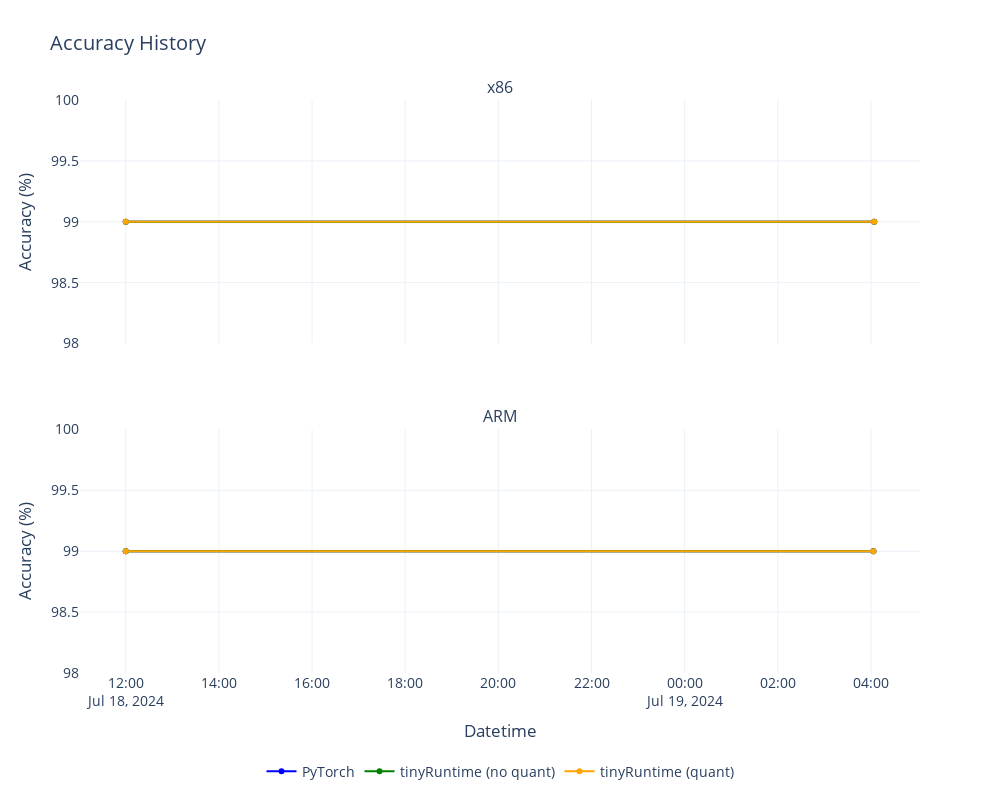

The code cell stored with this chart in its notebook:
### Code cell
#| label: fig-accuracy
#| fig-cap: "Accuracy"

plot_progress("Accuracy", "Accuracy (%)", "Accuracy")

### Figure 1 — Plotly figure (JSON) as saved in the notebook; plotly's stock layout.template omitted (floating-point values rounded to 4 significant figures)
{"data": [{"line": {"color": "blue"}, "mode": "lines+markers", "name": "PyTorch", "showlegend": true, "type": "scatter", "x": ["2024-07-18 12:00:00", "2024-07-19 04:04:12"], "xaxis": "x", "y": [99, 99], "yaxis": "y"}, {"line": {"color": "green"}, "mode": "lines+markers", "name": "tinyRuntime (no quant)", "showlegend": true, "type": "scatter", "x": ["2024-07-18 12:00:00", "2024-07-19 04:04:12"], "xaxis": "x", "y": [99, 99], "yaxis": "y"}, {"line": {"color": "orange"}, "mode": "lines+markers", "name": "tinyRuntime (quant)", "showlegend": true, "type": "scatter", "x": ["2024-07-18 12:00:00", "2024-07-19 04:04:12"], "xaxis": "x", "y": [99, 99], "yaxis": "y"}, {"line": {"color": "blue"}, "mode": "lines+markers", "name": "PyTorch", "showlegend": false, "type": "scatter", "x": ["2024-07-18 12:00:00", "2024-07-19 04:03:05"], "xaxis": "x2", "y": [99, 99], "yaxis": "y2"}, {"line": {"color": "green"}, "mode": "lines+markers", "name": "tinyRuntime (no quant)", "showlegend": false, "type": "scatter", "x": ["2024-07-18 12:00:00", "2024-07-19 04:03:05"], "xaxis": "x2", "y": [99, 99], "yaxis": "y2"}, {"line": {"color": "orange"}, "mode": "lines+markers", "name": "tinyRuntime (quant)", "showlegend": false, "type": "scatter", "x": ["2024-07-18 12:00:00", "2024-07-19 04:03:05"], "xaxis": "x2", "y": [99, 99], "yaxis": "y2"}], "layout": {"annotations": [{"font": {"size": 16}, "showarrow": false, "text": "x86", "x": 0.5, "xanchor": "center", "xref": "paper", "y": 1, "yanchor": "bottom", "yref": "paper"}, {"font": {"size": 16}, "showarrow": false, "text": "ARM", "x": 0.5, "xanchor": "center", "xref": "paper", "y": 0.425, "yanchor": "bottom", "yref": "paper"}], "font": {"size": 14}, "height": 800, "legend": {"itemclick": false, "itemdoubleclick": false, "orientation": "h", "x": 0.5, "xanchor": "center", "y": -0.2, "yanchor": "bottom"}, "margin": {"b": 50, "t": 100}, "showlegend": true, "title": {"text": "Accuracy History"}, "width": 1000, "xaxis": {"anchor": "y", "autorange": true, "domain": [0, 1], "matches": "x2", "range": ["2024-07-18 11:01:03.9559", "2024-07-19 05:03:08.0441"], "showticklabels": false, "type": "date"}, "xaxis2": {"anchor": "y2", "autorange": true, "domain": [0, 1], "range": ["2024-07-18 11:01:03.9559", "2024-07-19 05:03:08.0441"], "title": {"text": "Datetime"}, "type": "date"}, "yaxis": {"anchor": "x", "autorange": true, "domain": [0.575, 1], "range": [98, 100], "title": {"text": "Accuracy (%)"}, "type": "linear"}, "yaxis2": {"anchor": "x2", "autorange": true, "domain": [0, 0.425], "range": [98, 100], "title": {"text": "Accuracy (%)"}, "type": "linear"}}}
